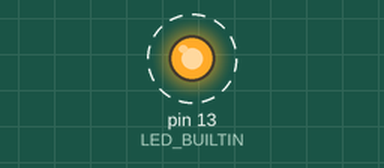
The sketch below on a simulated Arduino Uno, built with avr-gcc and run on an emulated ATmega328P. On the bench: output pins drawn as LEDs (lit = HIGH). Dashed ring = blinking. What the sketch prints to the serial monitor is not drawn.

Above: at 0.5 s.
Timing chart, 0 to 4.6 s (numbered marks = the images above):
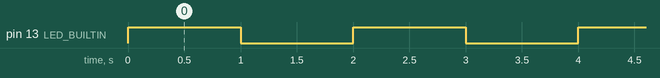

Measured:
- by itself, pin 13 (LED_BUILTIN): alternates HIGH for 1.0 s and LOW for 1.0 s

The sketch:

Blink.ino
```cpp
/*
  Blink
通过串口打印出程序烧录时间。
*/
struct People {
  char *name;
  int age;
  float Height;
} ;
// People *stu = &People {"chen",12,46.8};


void setup() {
 Serial.begin(9600);
  pinMode(LED_BUILTIN, OUTPUT);
}

void loop() {
  digitalWrite(LED_BUILTIN, HIGH);   // turn the LED on (HIGH is the voltage level)
  delay(1000);                       // wait for a second
  digitalWrite(LED_BUILTIN, LOW);    // turn the LED off by making the voltage LOW
  delay(1000);                       // wait for a second
  Serial.println(__DATE__);//打印烧录日期Jan  3 2022
  Serial.println(__TIME__);//打印烧录时间11:10:49
   People *stu ;
   stu->name = "chen";
  stu->age = 12;
  stu->Height = 46.2;
 Serial.println(stu->name);
  Serial.println(stu->age);
  Serial.println(stu->Height);

  Serial.println(stu->name);
}
```
